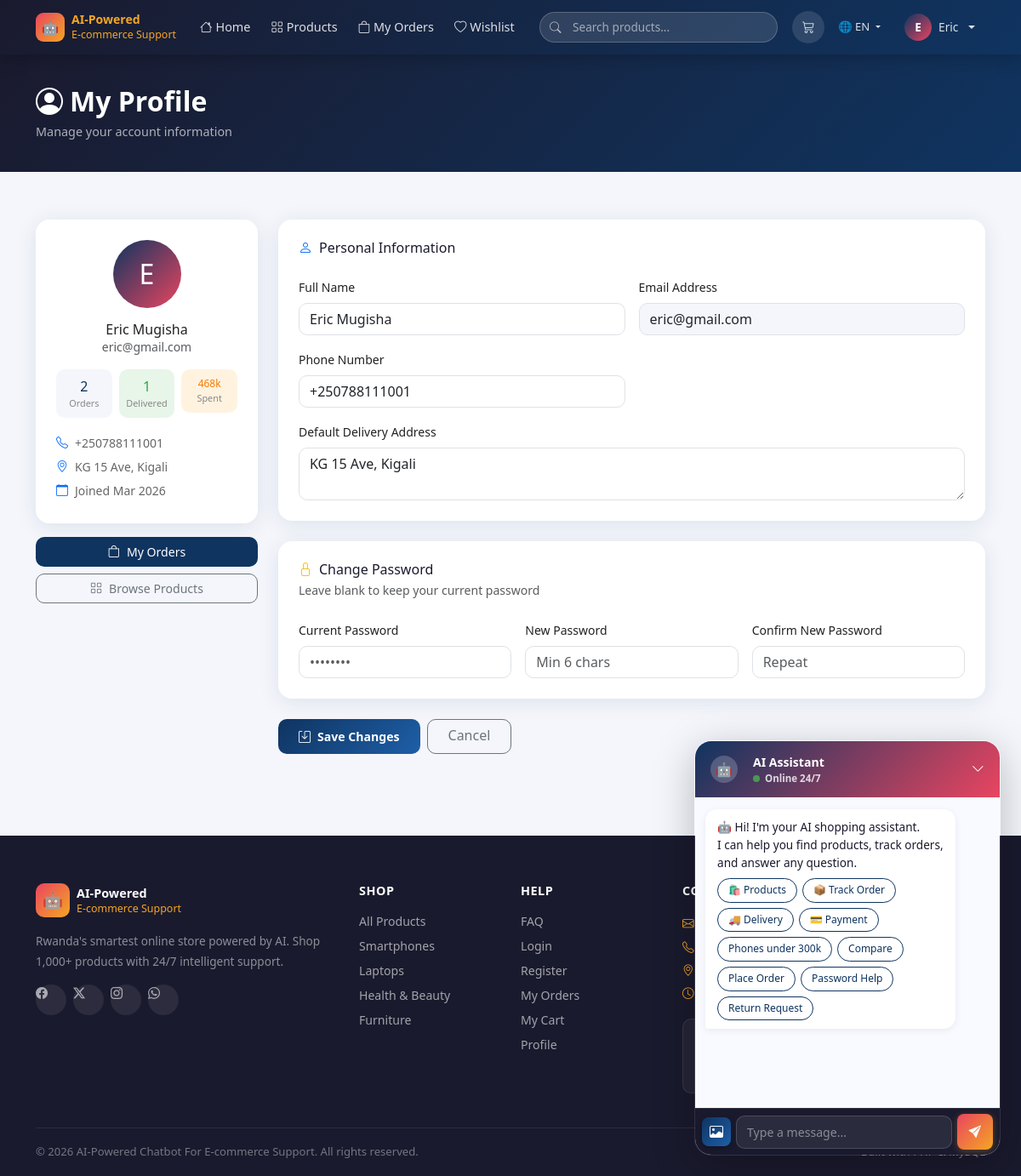
The app's page /profile.php (signed in) with its own data.
### tables this page shows
CREATE TABLE users (
    id INT AUTO_INCREMENT PRIMARY KEY,
    name VARCHAR(100) NOT NULL,
    email VARCHAR(150) UNIQUE NOT NULL,
    password VARCHAR(255) NOT NULL,
    role ENUM('customer','admin') DEFAULT 'customer',
    phone VARCHAR(20),
    address TEXT,
    created_at TIMESTAMP DEFAULT CURRENT_TIMESTAMP
);

### profile.php (the view, shortened to what this page needs)
<?php
require_once 'includes/header.php';
$uid = $_SESSION['user_id'];
$stmt = $conn->prepare("SELECT * FROM users WHERE id=?");
$stmt->bind_param("i", $uid);
$stmt->execute();
$user  = $stmt->get_result()->fetch_assoc();
$stmt = $conn->prepare("SELECT COUNT(*) as total, SUM(CASE WHEN status='delivered' THEN 1 ELSE 0 END) as delivered, COALESCE(SUM(total_price),0) as spent FROM orders WHERE user_id=?");
$stmt->bind_param("i", $uid);
$stmt->execute();
$stats = $stmt->get_result()->fetch_assoc();
?>
<div class="page-hero">
    <div class="container">
        <h2><i class="bi bi-person-circle me-2"></i>My Profile</h2>
        <p>Manage your account information</p>
    </div>
</div>
<div class="container pb-5">
    <div class="row g-4 mt-1">
        <div class="col-lg-3">
            <div class="card-clean p-4 text-center mb-3">
                <div class="mx-auto mb-3 d-flex align-items-center justify-content-center fw-800"
                     style="width:80px;height:80px;border-radius:50%;background:linear-gradient(135deg,var(--primary),var(--accent));color:#fff;font-size:2rem">
                    <?= strtoupper(substr($user['name'],0,1)) ?>
                </div>
                <h6 class="fw-700 mb-0"><?= htmlspecialchars($user['name']) ?></h6>
                <div class="text-muted small mb-3"><?= htmlspecialchars($user['email']) ?></div>
                <div class="row g-2 text-center mb-3">
                    <div class="col-4">
                        <div class="p-2" style="background:#f4f6fb;border-radius:10px">
                            <div class="fw-800" style="color:var(--primary)"><?= $stats['total'] ?></div>
                            <div style="font-size:.68rem;color:#888">Orders</div>
                        </div>
                    </div>
                    <div class="col-4">
                        <div class="p-2" style="background:#e8f5e9;border-radius:10px">
                            <div class="fw-800" style="color:#28a745"><?= $stats['delivered'] ?></div>
                            <div style="font-size:.68rem;color:#888">Delivered</div>
                        </div>
                    </div>
                    <div class="col-4">
                        <div class="p-2" style="background:#fff3e0;border-radius:10px">
                            <div class="fw-800" style="color:#f57c00;font-size:.75rem"><?= number_format($stats['spent']/1000) ?>k</div>
                            <div style="font-size:.68rem;color:#888">Spent</div>
                        </div>
                    </div>
                </div>
                <div class="text-start small" style="color:#666;line-height:2">
                    <div><i class="bi bi-telephone me-2 text-primary"></i><?= htmlspecialchars($user['phone'] ?: 'Not set') ?></div>
                    <div><i class="bi bi-geo-alt me-2 text-primary"></i><?= htmlspecialchars($user['address'] ?: 'Not set') ?></div>
                    <div><i class="bi bi-calendar me-2 text-primary"></i>Joined <?= date('M Y', strtotime($user['created_at'])) ?></div>
                </div>
            </div>
            <a href="orders.php" class="btn w-100 mb-2" style="background:var(--primary);color:#fff;border-radius:10px;font-size:.88rem">
                <i class="bi bi-bag me-2"></i>My Orders
            </a>
            <a href="products.php" class="btn btn-outline-secondary w-100" style="border-radius:10px;font-size:.88rem">
                <i class="bi bi-grid me-2"></i>Browse Products
            </a>
        </div>
        <div class="col-lg-9">
            <form method="POST">
                <div class="card-clean p-4 mb-4">
                    <h6 class="fw-700 mb-4" style="color:var(--dark)"><i class="bi bi-person me-2 text-primary"></i>Personal Information</h6>
                    <div class="row g-3">
                        <div class="col-md-6">
                            <label class="form-label small fw-600">Full Name</label>
                            <input type="text" name="name" class="form-control" style="border-radius:10px"
                                   value="<?= htmlspecialchars($user['name']) ?>" required>
                        </div>
                        <div class="col-md-6">
                            <label class="form-label small fw-600">Email Address</label>
                            <input type="email" class="form-control" style="border-radius:10px;background:#f4f6fb"
                                   value="<?= htmlspecialchars($user['email']) ?>" disabled>
                        </div>
                        <div class="col-md-6">
                            <label class="form-label small fw-600">Phone Number</label>
                            <input type="tel" name="phone" class="form-control" style="border-radius:10px"
                                   value="<?= htmlspecialchars($user['phone'] ?? '') ?>" placeholder="+250 7XX XXX XXX">
                        </div>
                        <div class="col-12">
                            <label class="form-label small fw-600">Default Delivery Address</label>
                            <textarea name="address" class="form-control" rows="2" style="border-radius:10px"
                                      placeholder="Street, District, City"><?= htmlspecialchars($user['address'] ?? '') ?></textarea>
                        </div>
                    </div>
                </div>
                <div class="card-clean p-4 mb-4">
                    <h6 class="fw-700 mb-1" style="color:var(--dark)"><i class="bi bi-lock me-2 text-warning"></i>Change Password</h6>
                    <p class="text-muted small mb-4">Leave blank to keep your current password</p>
                    <div class="row g-3">
                        <div class="col-md-4">
                            <label class="form-label small fw-600">Current Password</label>
                            <input type="password" name="current_password" class="form-control" style="border-radius:10px" placeholder="••••••••">
                        </div>
                        <div class="col-md-4">
                            <label class="form-label small fw-600">New Password</label>
                            <input type="password" name="new_password" class="form-control" style="border-radius:10px" placeholder="Min 6 chars" minlength="6">
                        </div>
                        <div class="col-md-4">
                            <label class="form-label small fw-600">Confirm New Password</label>
                            <input type="password" name="confirm_password" class="form-control" style="border-radius:10px" placeholder="Repeat">
                        </div>
                    </div>
                </div>
                <div class="d-flex gap-2">
                    <button type="submit" class="btn-primary-custom btn px-4">
                        <i class="bi bi-save me-2"></i>Save Changes
                    </button>
                    <a href="orders.php" class="btn btn-outline-secondary px-4" style="border-radius:10px">Cancel</a>
                </div>
            </form>
        </div>
    </div>
</div>
<?php require_once 'includes/footer.php'; ?>

### assets/css/style.css (style rules this page uses)
:root { --primary: #0f3460; --accent: #e94560; --gold: #f5a623; --dark: #1a1a2e; --light-bg: #f4f6fb; --card-shadow: 0 4px 24px rgba(15,52,96,.10); --radius: 14px; }
*, *::before, *::after { box-sizing: border-box; }
body { font-family: 'Segoe UI', system-ui, sans-serif; background: var(--light-bg); color: #222; margin: 0; }
a { color: var(--primary); }
.btn-primary-custom { background: linear-gradient(135deg, var(--primary), #1e5fa8); color: #fff; border: none; border-radius: 10px; padding: 10px 22px; font-weight: 600; font-size: .88rem; transition: all .2s; }
.card-clean { background: #fff; border-radius: 16px; box-shadow: var(--card-shadow); border: none; }
.page-hero { background: linear-gradient(135deg, var(--dark), var(--primary)); color: #fff; padding: 36px 0; margin-bottom: 32px; }
.page-hero h2 { font-weight: 800; margin: 0; }
.page-hero p { color: rgba(255,255,255,.65); margin: 6px 0 0; font-size: .9rem; }

### records on screen
users: name "E", name "Eric Mugisha", email "eric@gmail.com", phone "+250788111001", address "KG 15 Ave, Kigali", created_at "Mar 2026"

### other values on screen
substr($_SESSION['user_name'],0,1) "E"
explode(' ',$_SESSION['user_name'])[0] "Eric"
$stats['total'] "2"
$stats['delivered'] "1"
$stats['spent']/1000 "468"
SITE_NAME "AI-Powered Chatbot For E-commerce Support"
